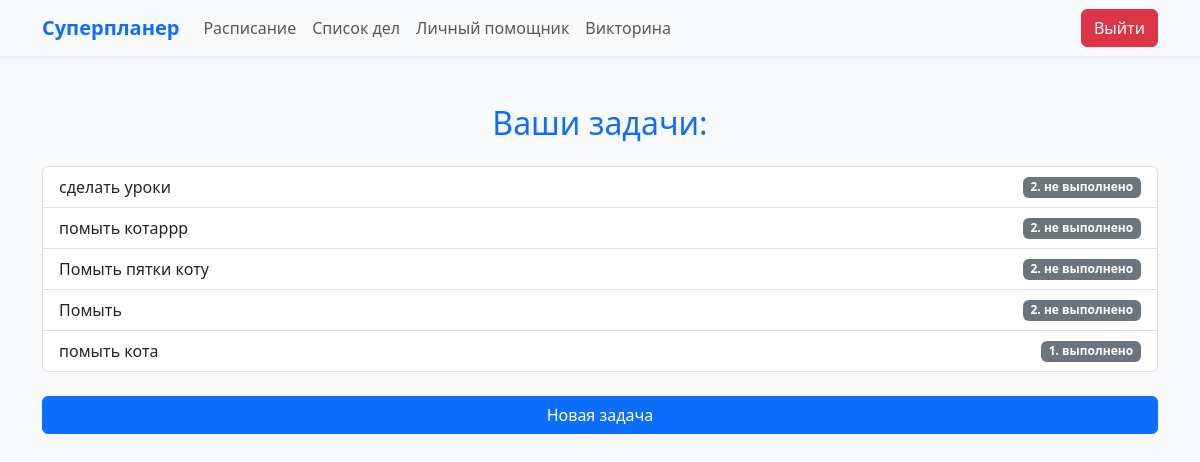
The page /todolist (signed in) on the database as committed earlier.
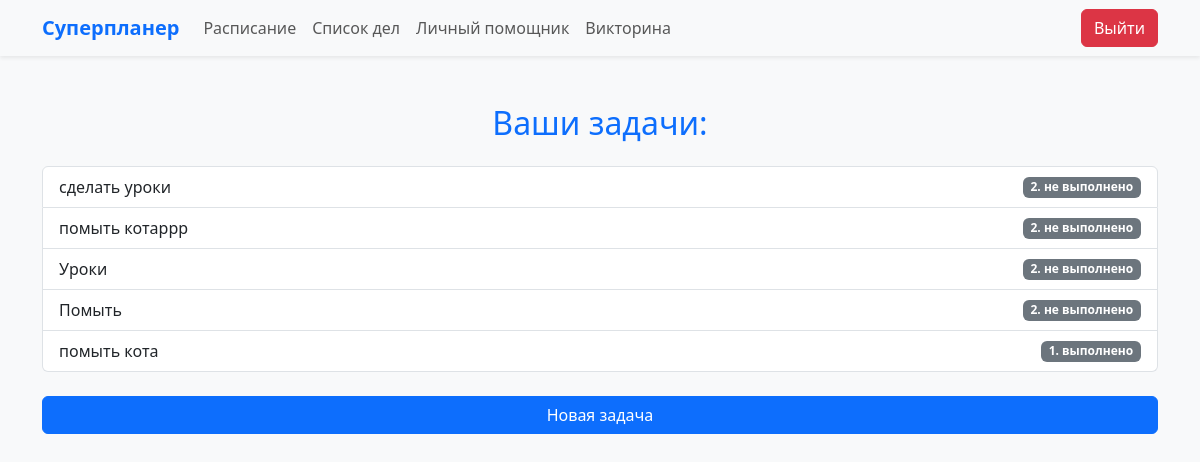
The same page on the database as committed later.
### mainapp/models.py (models this page shows, shortened)
class Task(models.Model):
    title = models.CharField(max_length=256)
    start_time = models.DateTimeField(blank=True, null=True)
    end_time = models.DateTimeField(blank=True, null=True)
    duration = models.DurationField(blank=True, null=True)
    description = models.TextField(blank=True, null=True)
    status = models.ForeignKey(Status, on_delete=models.CASCADE)
    user = models.ForeignKey(MyUser, on_delete=models.CASCADE)

class Status(models.Model):
    name = models.CharField(max_length=25)
    def __str__(self) -> str:
        return f"{self.id}. {self.name}"

### mainapp/views.py (the view)
# urls.py: path("todolist", todolist),
@login_required
def todolist(request):
    tasks = Task.objects.filter(user=request.user).order_by("-status_id")
    context = {"tasks": tasks, "form_add": TaskAddForm(), "form_edit": TaskEditForm()}
    return render(request, "mainapp/todolist.html", context)

### mainapp/templates/mainapp/todolist.html (shortened to what this page needs)
{% extends 'mainapp/base.html' %}
{% block content %}
<div class="container py-5">
  <h2 class="text-center text-primary mb-4">Ваши задачи:</h2>
  <div class="list-group mb-4">
    {% for task in tasks %}
    <div
      class="task_div list-group-item list-group-item-action d-flex justify-content-between align-items-center"
      id="{{task.id}}"
    >
      {{ task.title }}
      <span class="badge bg-secondary">{{ task.status }}</span>
    </div>
    {% endfor %}
  </div>
  <button
    id="add_task"
    class="btn btn-primary w-100 mb-3"
    data-bs-toggle="modal"
    data-bs-target="#addTaskModal"
  >
    Новая задача
  </button>
</div>
{% endblock %}

Rows that differ between the two databases and show on the page:
changed Task: title "Помыть пятки коту" → "Уроки"
